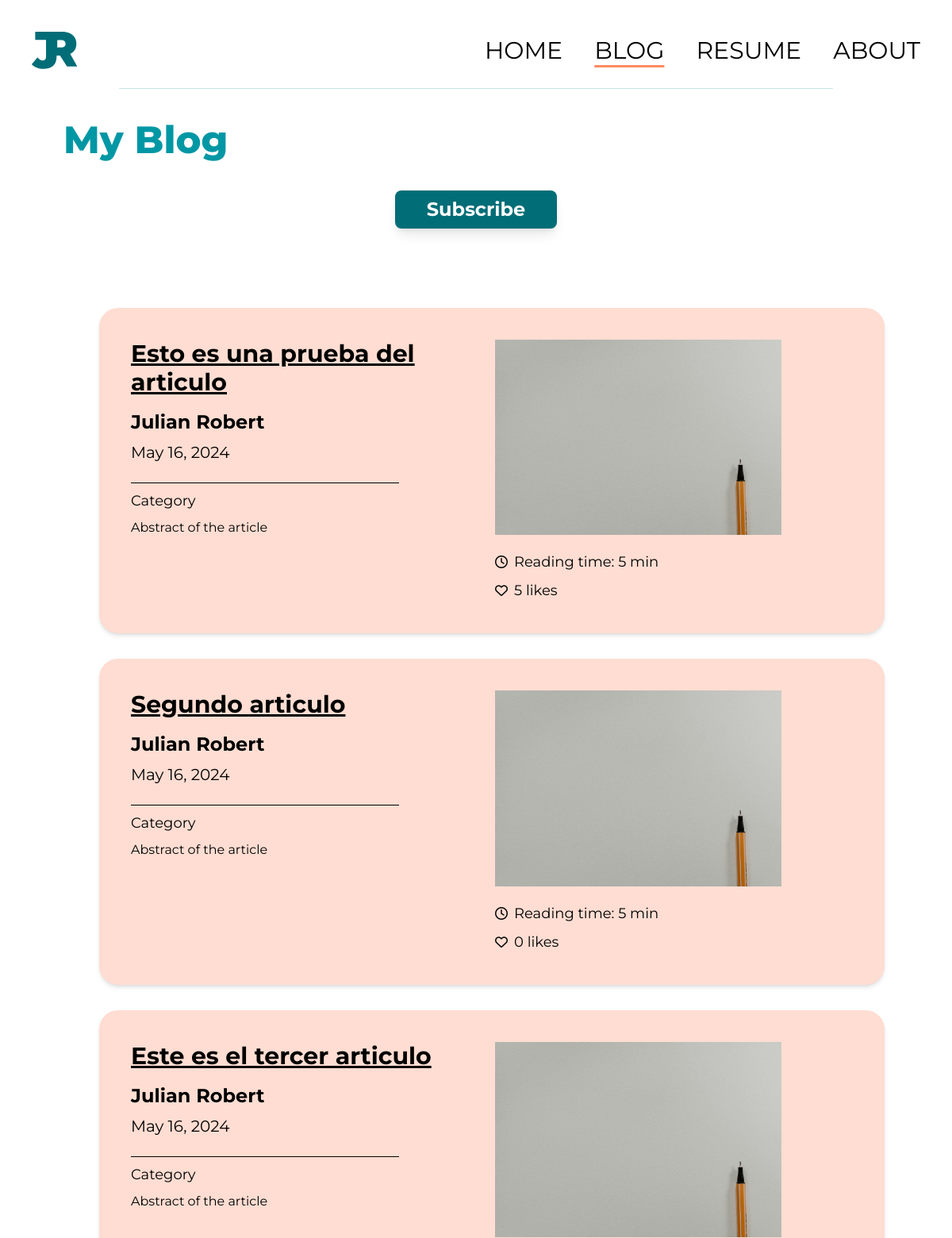
/blog/articles (upper part), run on an earlier commit of the app's database.
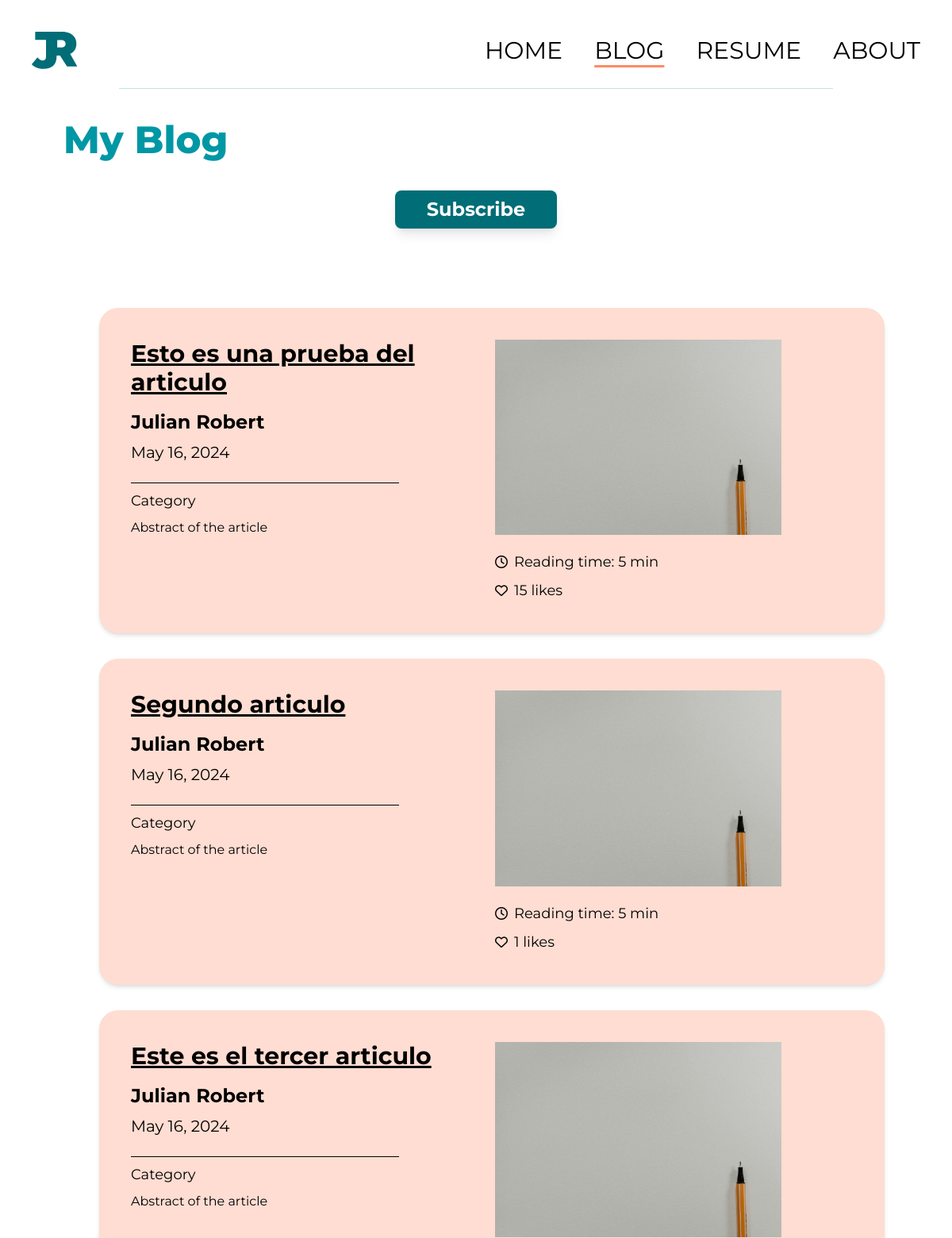
And on a later commit of the database.
### blog/models.py (models this page shows, shortened)
class Article(models.Model):
  title = models.CharField(max_length=255)
  author = models.ForeignKey(User, on_delete=models.CASCADE)
  category = models.CharField(max_length=255, default="Category")
  date = models.DateField(default=datetime.date.today)
  abstract = models.CharField(max_length=500, default='Abstract of the article')
  reading_time = models.IntegerField(default=5)
  likes = models.IntegerField(default=0)
  body = models.TextField()

### blog/views.py (the view)
# urls.py: path('articles', BlogView.as_view(), name="blog"),
class BlogView(ListView):
    model = Article
    template_name = 'blog.html'

### blog/templates/blog.html (shortened to what this page needs)
{% load static tailwind_tags %}
<html lang="en" class="scroll-smooth">
  <head>
    {% load static %}
    {% tailwind_css %}
</head>
<body>
<div class="pt-10 pb-2 flex justify-between px-10 items-center">
  <div class="flex justify-start">
      <img src="{% static 'imgs/logo.svg' %}" alt="Logo">
  </div>
  <div class="hidden md:flex flex-row justify-center space-x-10">
      <a href="{% url 'home' %}" class="font-sans font-normal text-3xl transition duration-300 hover:text-[#FD8C62]">HOME</a>
      <a href="#" class="font-sans font-normal text-3xl transition duration-300 decoration-[#FD8C62] underline underline-offset-8">BLOG</a>
      <a href="{% url 'resume' %}" class="font-sans font-normal text-3xl transition duration-300 hover:text-[#FD8C62]">RESUME</a>
      <a href="{% url 'about' %}" class="font-sans font-normal text-3xl transition duration-300 hover:text-[#FD8C62]">ABOUT</a>
  </div>
</div>
<div class="flex justify-center">
  <hr class="border-[#BEE7E2] w-3/4 mt-4">
</div>
<div class="flex flex-col p-10 px-20 gap-5">
    <div class="flex justify-start">
      <h1 class="font-sans font-extrabold text-5xl text-[#0097A5]">My Blog</h1>
    </div>
    <div class="flex justify-center my-5">
      <a href="{% url 'subscribe' %}" class="bg-[#006D77] transition duration-300 hover:bg-[#46A0A8]/90 p-2 px-10 rounded-lg font-sans font-bold text-2xl text-white shadow-lg">Subscribe</a>
    </div>
  </div>
  <section id="blog" class="animate-fadeInUp">
    <div class="flex flex-col items-center p-10 pl-20 space-y-8 pb-32">
      {% for article in object_list %}
      <div class="grid grid-cols-2 gap-2 bg-[#FFDDD2] rounded-3xl p-10 mx-10 w-11/12 xl:w-8/12 shadow-md transition duration-300 hover:shadow-2xl">
        <div class="flex flex-col gap-2">
          <a class="font-sans font-bold text-3xl text-black underline mb-2 underline-offset-2" href="{% url 'article' article.pk %}">{{ article.title }}</a>
          <h3 class="font-sans font-bold text-2xl text-black">{{ article.author.first_name }} {{ article.author.last_name }}</h3>
          <h3 class="font-sans font-normal text-xl text-black">{{ article.date }}</h3>
          <hr class="border-black w-3/4 mt-4">
          <p class="font-sans font-normal text-lg text-black">{{ article.category }}</p>
          <p class="font-sans font-normal text-base text-black">{{ article.abstract }}</p>
        </div>
        <div class="flex flex-col gap-5">
          <div class="flex w-4/5">
            <img src="{% static 'imgs/placeholder.jpg' %}" alt="">
          </div>
          <div class="flex flex-col gap-2">
            <div class="flex flex-row gap-2 justify-start align-center items-center">
              <i class="fa-regular fa-clock"></i>
              <h2 class="font-sans font-normal text-lg text-black"> Reading time: {{ article.reading_time}} min</h2>
            </div>
            <div class="flex flex-row gap-2 justify-start align-center items-center">
              <i class="fa-regular fa-heart"></i>
              <h2 class="font-sans font-normal text-lg text-black"> {{ article.likes }} likes</h2>
            </div>
          </div>
        </div>
      </div>
      {% endfor %}
    </div>
  </section>
</body>
</html>

What changed in the data, as far as the page shows it:
changed Article "Esto es una prueba del articulo": likes "5" → "15"
changed Article "Segundo articulo": likes "0" → "1"
